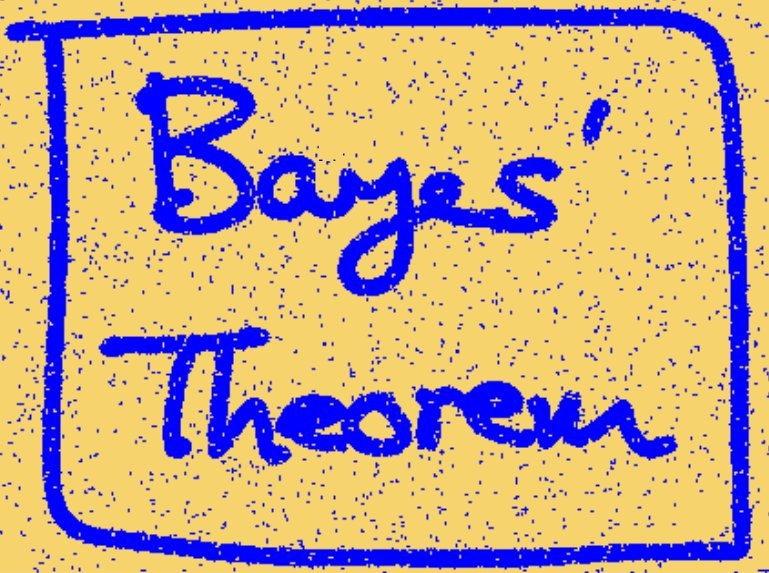
%> input picture image/bayes_in.jpg, 769 x 573 px
$ octave PART1.m   (GNU Octave 9; MATLAB toolbox functions it lacks are replaced by stand-ins)
%> lines starting %> are read from the running program, lines starting %| are printed output that depends on the picture
clear;
clc;
addpath('.\Assignment2_A0186492R_YaoYuan\GCMex')
addpath('.\Assignment2_A0186492R_YaoYuan\image')

img=double(imread('.\Assignment2_A0186492R_YaoYuan\image\bayes_in.jpg'));
img_gt=double(imread('.\Assignment2_A0186492R_YaoYuan\image\bayes_out.jpg'));
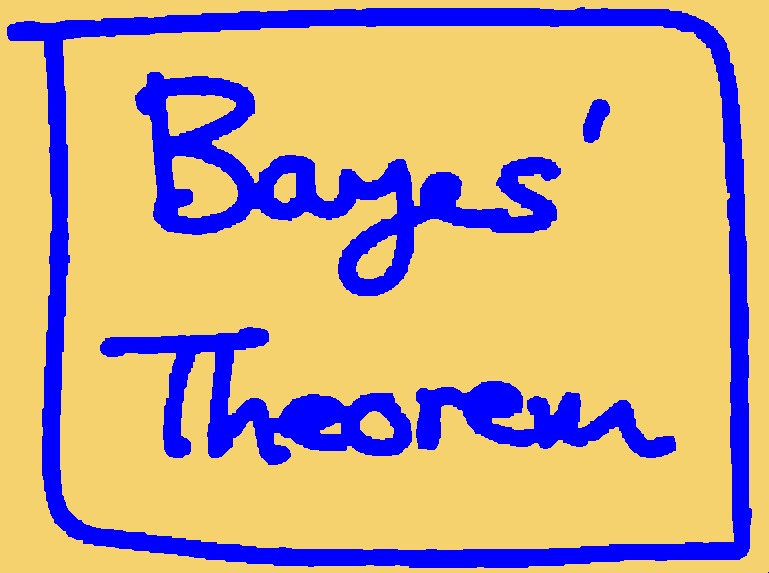
%> input picture image/bayes_out.jpg, 769 x 573 px

[H,W,~]=size(img);
%> H = 573; W = 769
N=H*W;
%> N = 440637

foreg=[0,0,255];
backg=[245,210,110];

dist_foreg=(abs(img(:,:,1)-foreg(1))+abs(img(:,:,2)-foreg(2))+abs(img(:,:,3)-foreg(3)))./3;
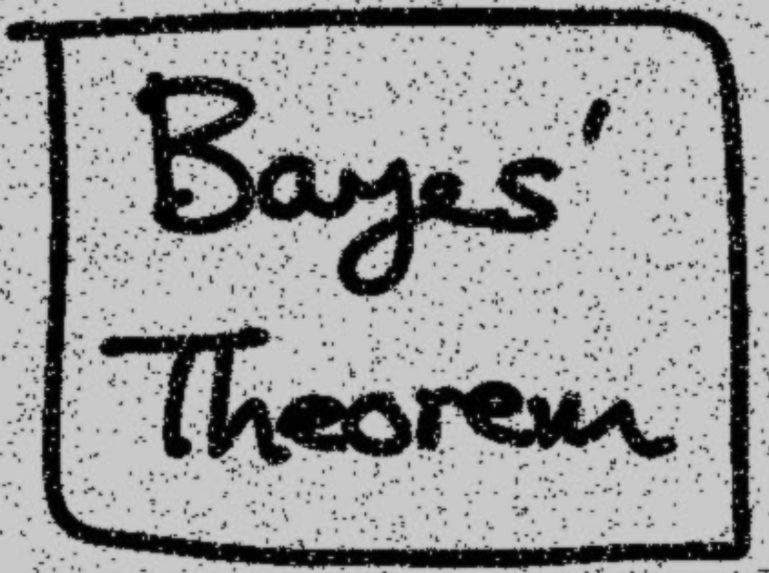
%> dist_foreg: size 573x769 double; min 0.333, max 211, mean 156.4
dist_backg=(abs(img(:,:,1)-backg(1))+abs(img(:,:,2)-backg(2))+abs(img(:,:,3)-backg(3)))./3;
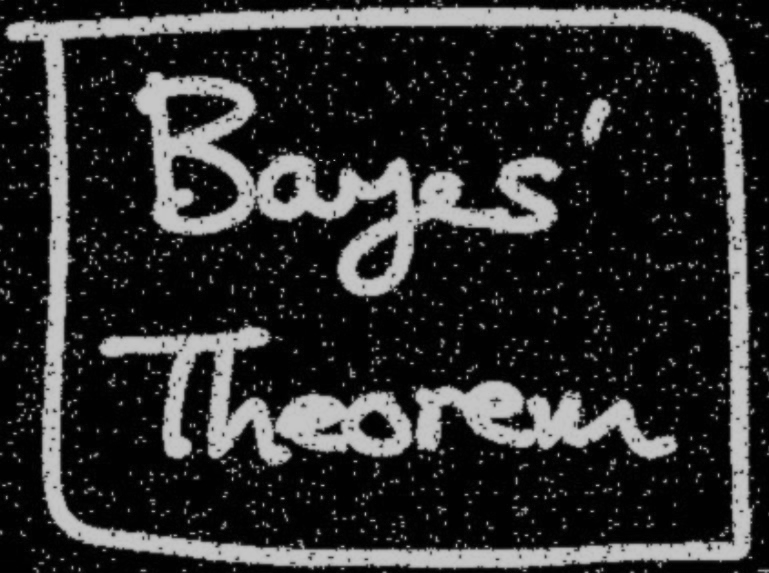
%> dist_backg: size 573x769 double; min 0, max 199.7, mean 46.1
unary=[reshape(dist_foreg,1,N);reshape(dist_backg,1,N)];
segclass=double(unary(1,:)>=unary(2,:));

k=1;
%> (the run ends here)
